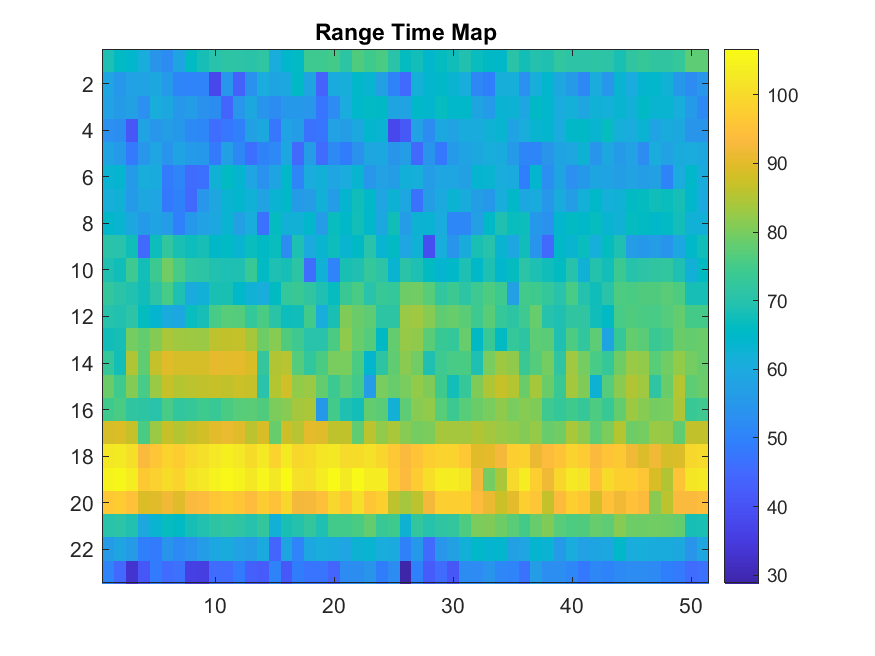
#> input picture Processed Data/Grabbing/rtm_1.png, 875 x 656 px, found by its file name; its folder holds 4 pictures in this run
$ python CombineImages.py
#> lines starting #> are read from the running program, lines starting #| are printed output that depends on the picture; pictures that were not available may be replaced by others from this repository, and a replacement may not be noted
from PIL import Image
from datetime import datetime

# Define the path to the folder containing the images
folder_path = './Grabbing/'

# Define the number of image pairs you want to process
num_pairs = 149  # Change this to the number of pairs you have

# Define the crop coordinates and dimensions for each image
crop_coords = {
    'rtm': (105, 49, 709, 583),
    'spec': (105, 49, 688, 583),
}

for i in range(1, num_pairs + 1):
    # Load the rtm and spec images
    rtm_image = Image.open(f'{folder_path}rtm_{i}.png')
#> rtm_image is the input picture: PIL image 875x656 RGB; mean R, G, B 150, 207.8, 196.1
    spec_image = Image.open(f'{folder_path}spec_{i}.png')

    # Crop the images
    rtm_image = rtm_image.crop(crop_coords['rtm'])
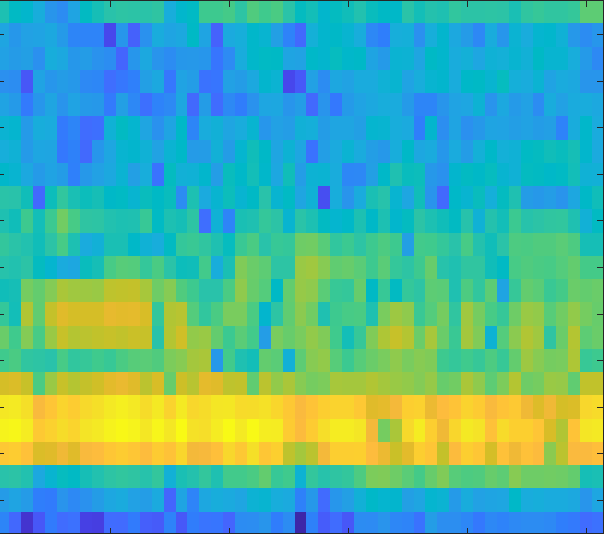
#> rtm_image: PIL image 604x534 RGB; mean R, G, B 80.8, 180.4, 159.7
    spec_image = spec_image.crop(crop_coords['spec'])
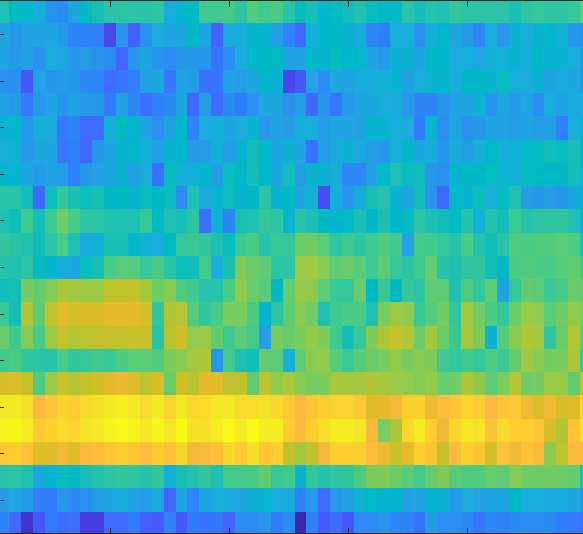
#> spec_image: PIL image 583x534 RGB; mean R, G, B 80.9, 180.6, 159.9

    # Calculate the width of the combined image
    total_width = rtm_image.width + spec_image.width
#> total_width = 1187

    # Create a new blank image with the combined width and the maximum height
    min_height = min(rtm_image.height, spec_image.height)
#> min_height = 534
    combined_image = Image.new('RGB', (total_width, min_height))
#> combined_image: PIL image 1187x534 RGB; every value is 0

    # Paste the rtm and spec images side by side
    combined_image.paste(rtm_image, (0, 0))
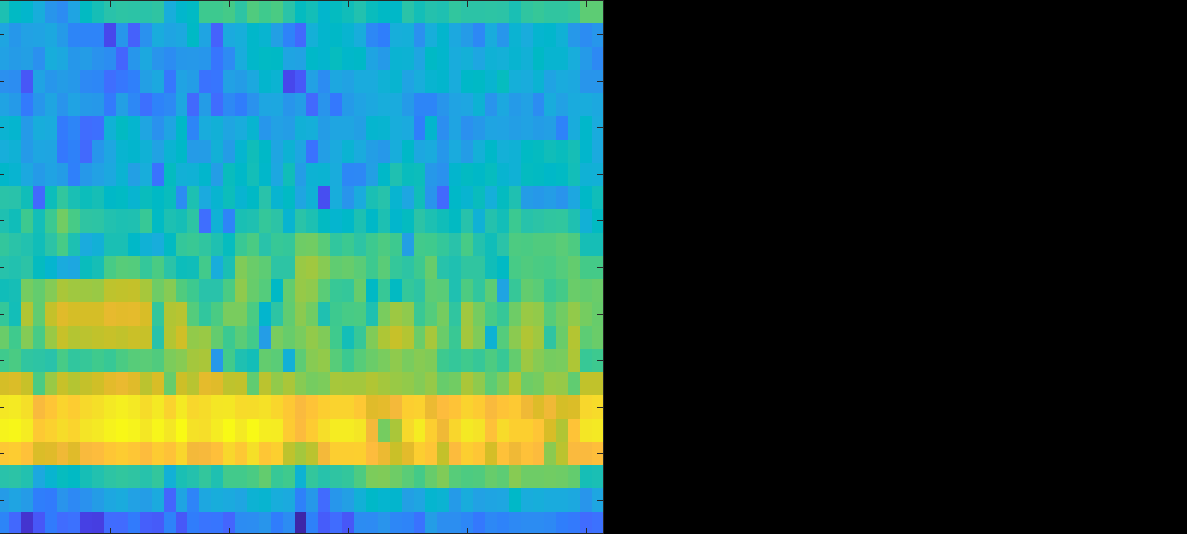
#> combined_image: PIL image 1187x534 RGB; mean R, G, B 41.1, 91.8, 81.3
    combined_image.paste(spec_image, (rtm_image.width, 0))
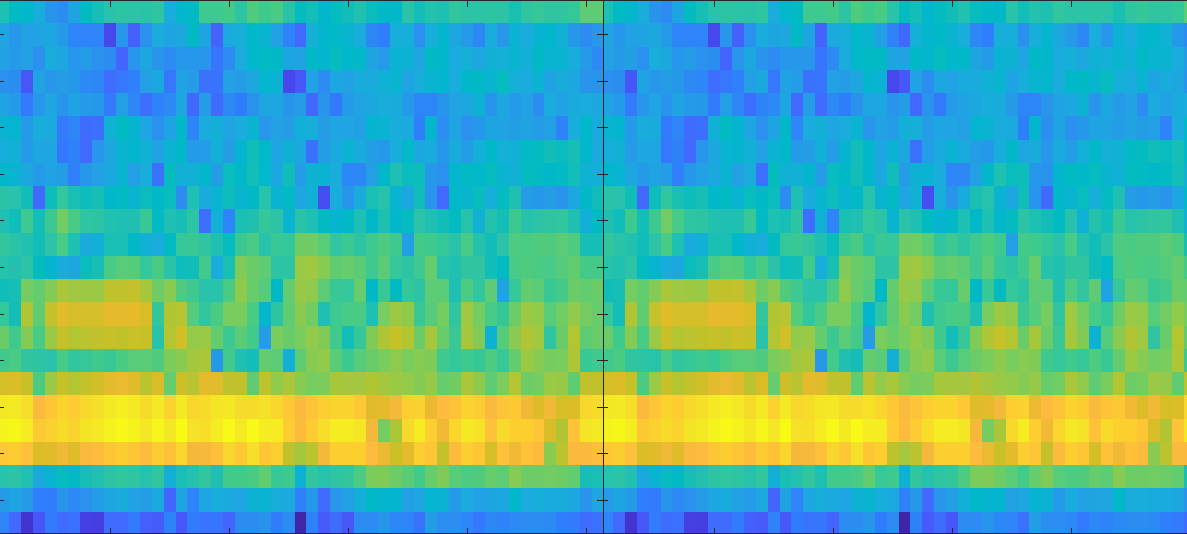
#> combined_image: PIL image 1187x534 RGB; mean R, G, B 80.8, 180.5, 159.8

    # Generate a unique filename based on the current date and time
    timestamp = datetime.now().strftime("%Y%m%d%H%M%S")
    output_filename = f'./Grabbing/combined_{i}.jpg'

    # Save the combined image with the unique filename
    combined_image.save(output_filename)

    # Display the combined image (optional)
    #combined_image.show()

    print(f"Saved combined image {i} as {output_filename}")
#> pass 2 of the loop `for i in range(1, num_pairs + 1):`:
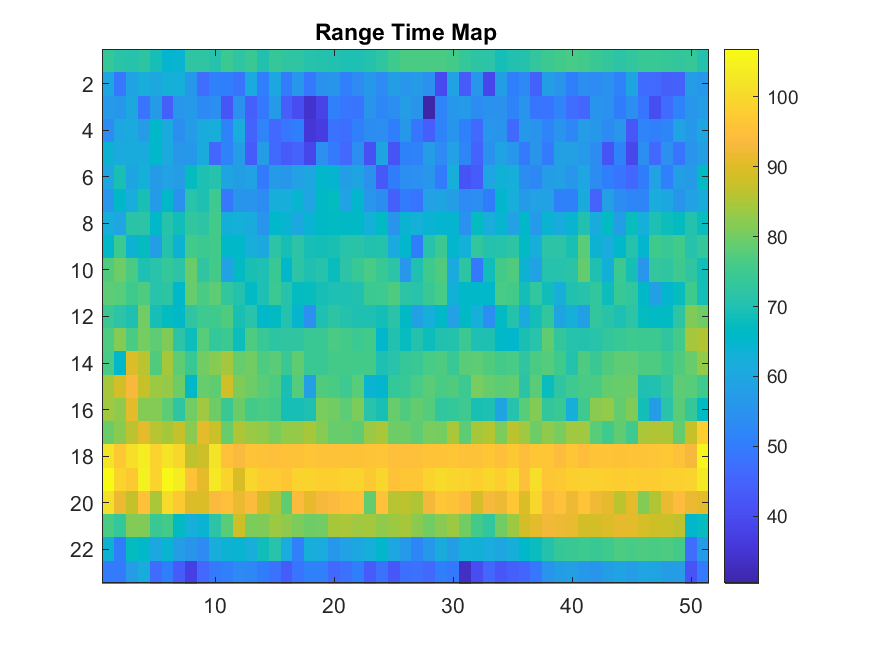
#> input picture Processed Data/Grabbing/rtm_100.png, 875 x 656 px, given in place of rtm_2.png, which was not available
#> rtm_image is the input picture: PIL image 875x656 RGB; mean R, G, B 150.6, 205.5, 198
#> rtm_image: PIL image 604x534 RGB
#> `spec_image = spec_image.crop(crop_coords['spec'])`:
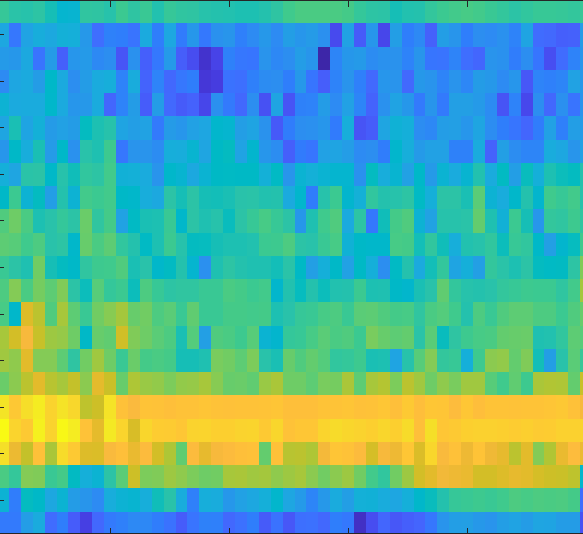
#> spec_image: PIL image 583x534 RGB; mean R, G, B 81.6, 176.2, 163.5
#> `combined_image.paste(spec_image, (rtm_image.width, 0))`:
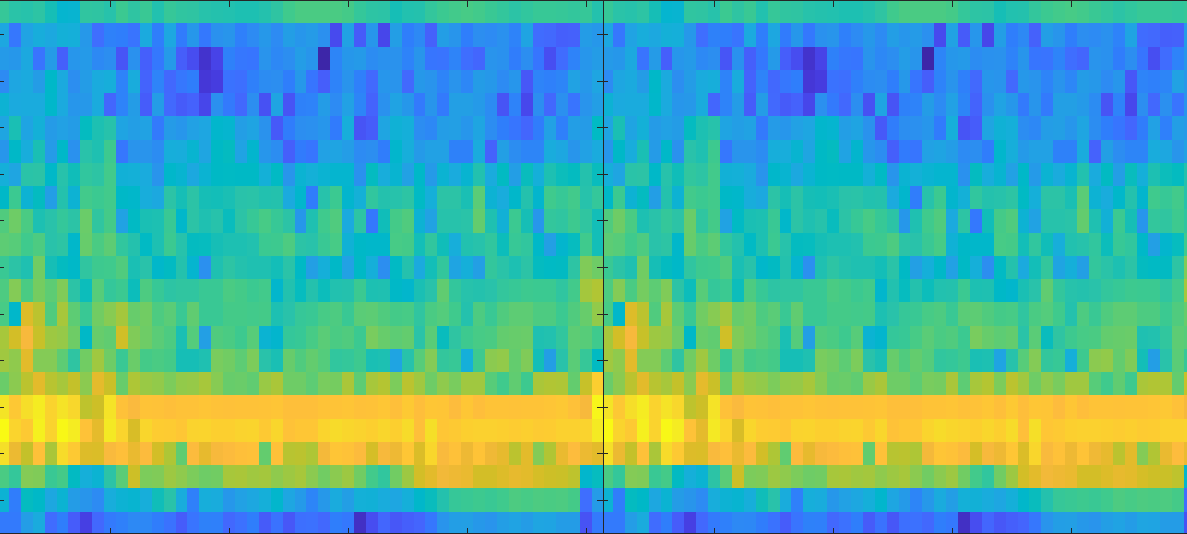
#> combined_image: PIL image 1187x534 RGB; mean R, G, B 81.6, 176.1, 163.3
#> (the run stopped early here; a loop or call above may not have finished)
